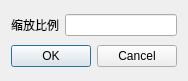
<?xml version="1.0" encoding="UTF-8"?>
<ui version="4.0">
 <class>ScaleDialog</class>
 <widget class="QDialog" name="ScaleDialog">
  <property name="geometry">
   <rect>
    <x>0</x>
    <y>0</y>
    <width>174</width>
    <height>81</height>
   </rect>
  </property>
  <property name="windowTitle">
   <string>缩放对象</string>
  </property>
  <layout class="QVBoxLayout" name="verticalLayout">
   <item>
    <layout class="QHBoxLayout" name="horizontalLayout">
     <item>
      <widget class="QLabel" name="label">
       <property name="text">
        <string>缩放比例</string>
       </property>
      </widget>
     </item>
     <item>
      <widget class="QLineEdit" name="lineEdit"/>
     </item>
    </layout>
   </item>
   <item>
    <widget class="QDialogButtonBox" name="buttonBox">
     <property name="orientation">
      <enum>Qt::Horizontal</enum>
     </property>
     <property name="standardButtons">
      <set>QDialogButtonBox::Cancel|QDialogButtonBox::Ok</set>
     </property>
    </widget>
   </item>
  </layout>
 </widget>
 <resources/>
 <connections>
  <connection>
   <sender>buttonBox</sender>
   <signal>accepted()</signal>
   <receiver>ScaleDialog</receiver>
   <slot>accept()</slot>
   <hints>
    <hint type="sourcelabel">
     <x>248</x>
     <y>254</y>
    </hint>
    <hint type="destinationlabel">
     <x>157</x>
     <y>274</y>
    </hint>
   </hints>
  </connection>
  <connection>
   <sender>buttonBox</sender>
   <signal>rejected()</signal>
   <receiver>ScaleDialog</receiver>
   <slot>reject()</slot>
   <hints>
    <hint type="sourcelabel">
     <x>316</x>
     <y>260</y>
    </hint>
    <hint type="destinationlabel">
     <x>286</x>
     <y>274</y>
    </hint>
   </hints>
  </connection>
 </connections>
</ui>
